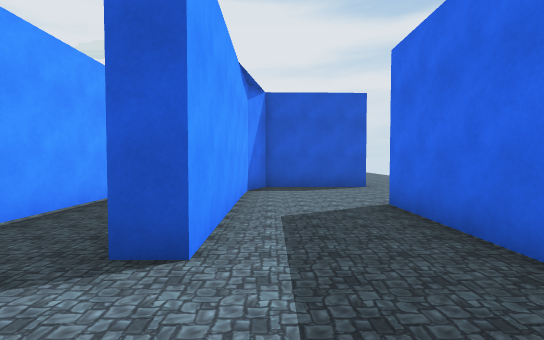
View 1 (above)

24 first-person views from a walk through a scene from a Unity 3-D project. The camera is 1.5 m above the floor, tilts 2° down and sees 85° across. Doors are open. The floor is counted in squares, 2 m on a side. Each view is taken from the middle of a square. On the plan, view 1 faces up. The plan holds only what a view shows up to about 10 squares ahead; the rest is blank. The place goes on beyond the plan. The player character is not drawn. Some animated figures are left out.

View 2
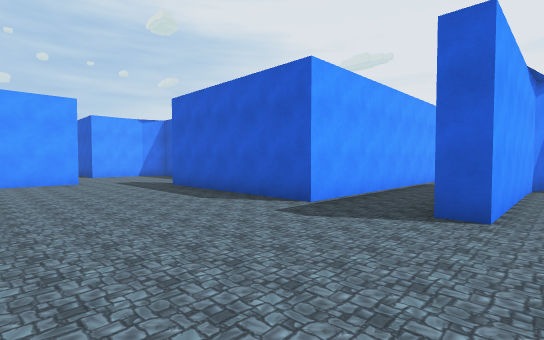

View 3
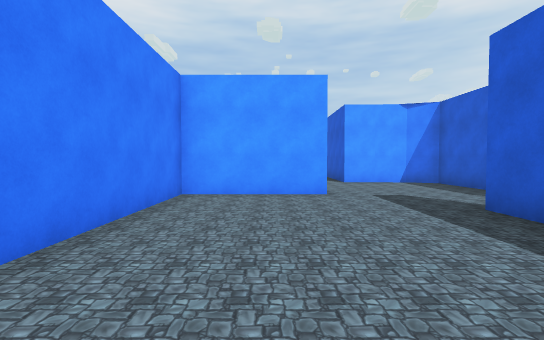

View 4
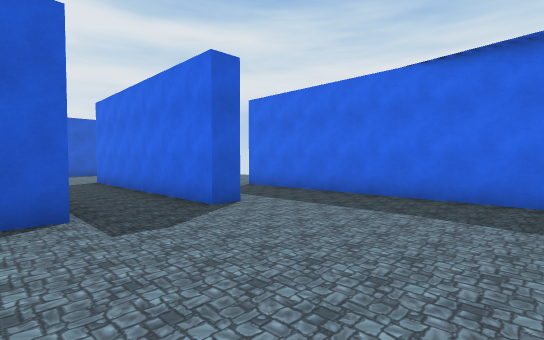

View 5
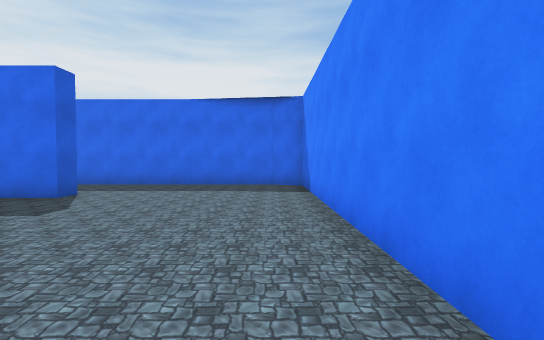

View 6
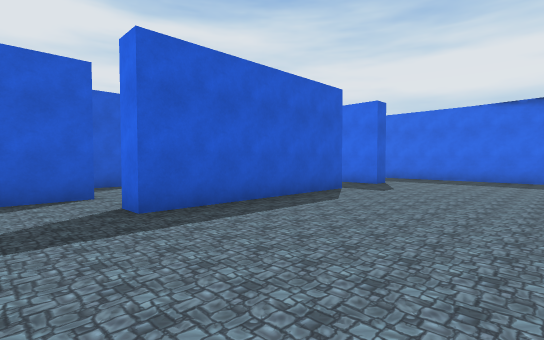

View 7
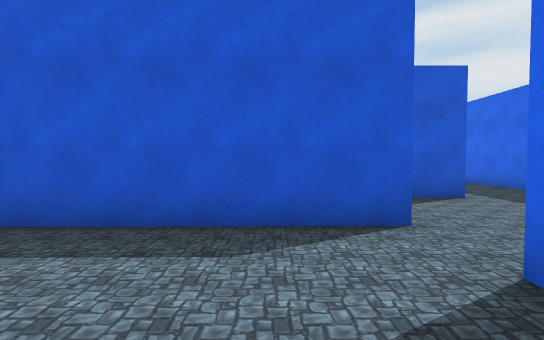

View 8
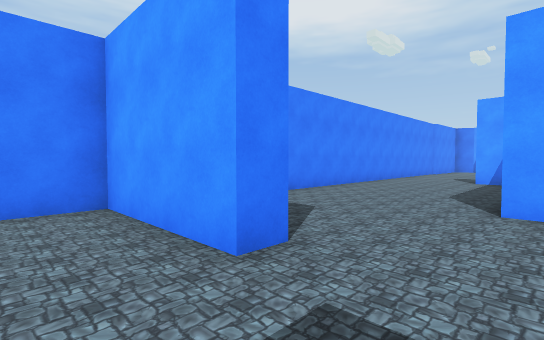

View 9
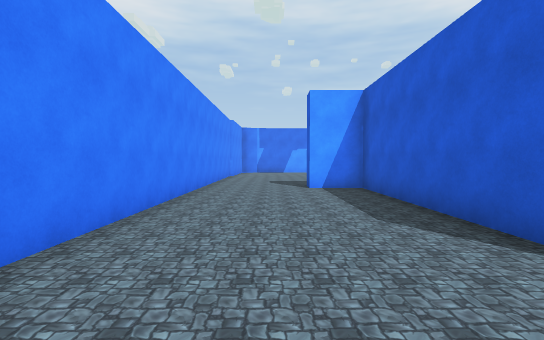

View 10
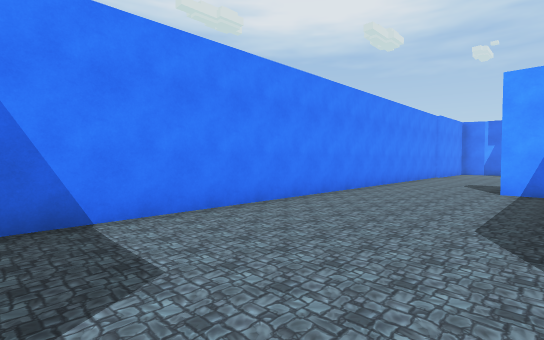

View 11
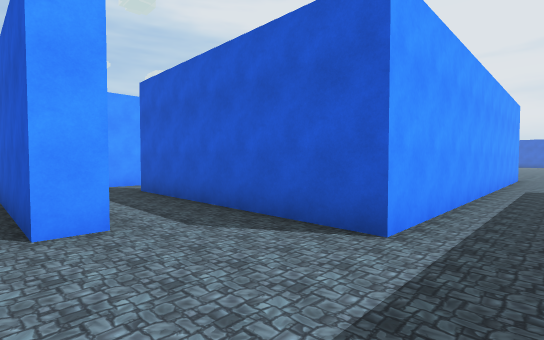

View 12
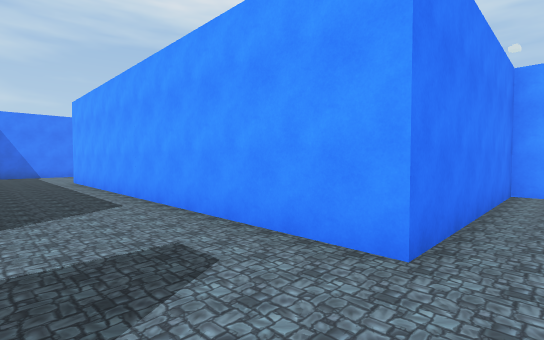

View 13
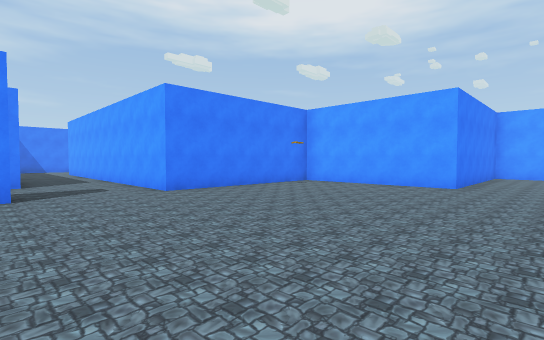

View 14
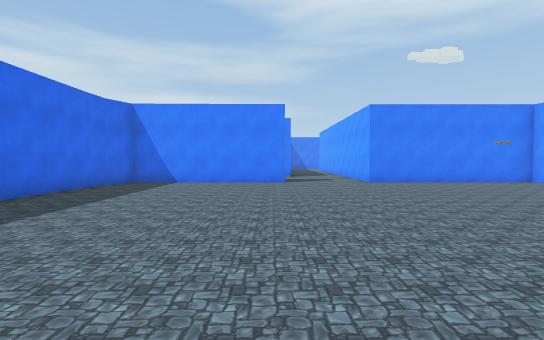

View 15
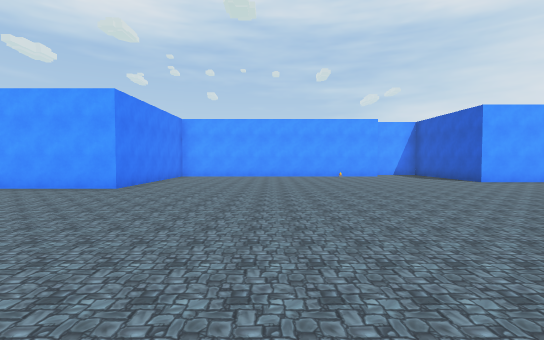

View 16
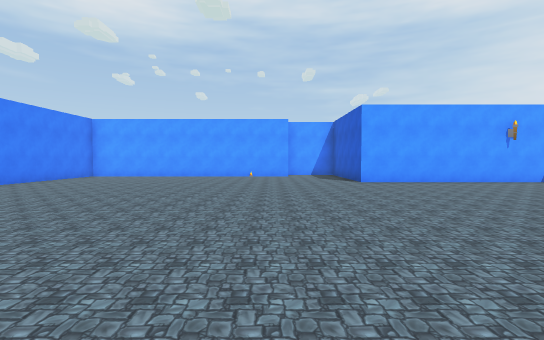

View 17
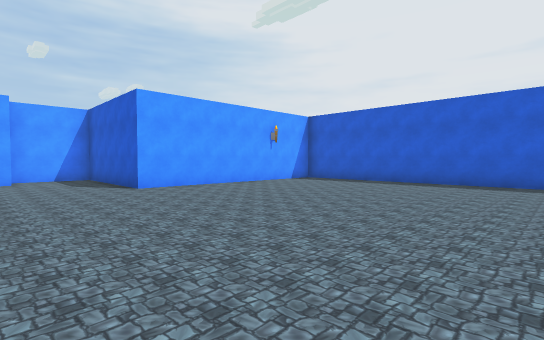

View 18
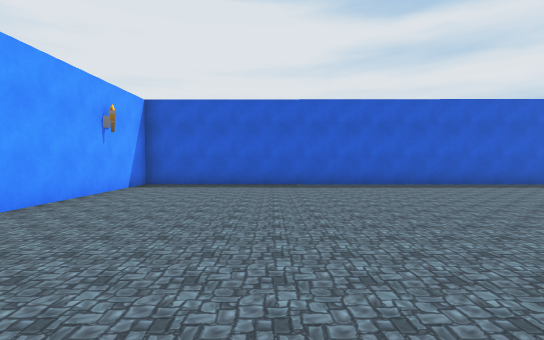

View 19
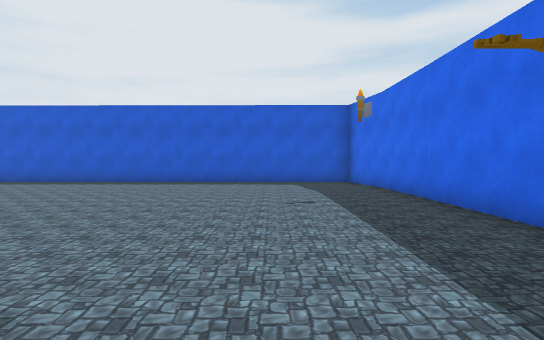

View 20
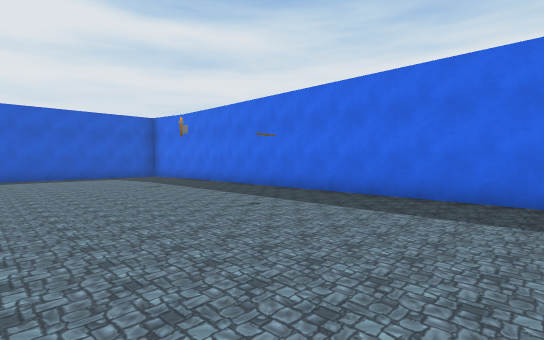

View 21
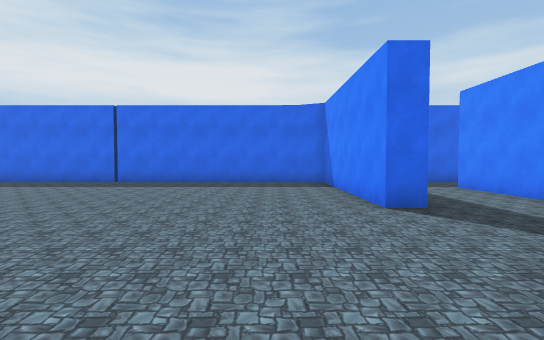

View 22
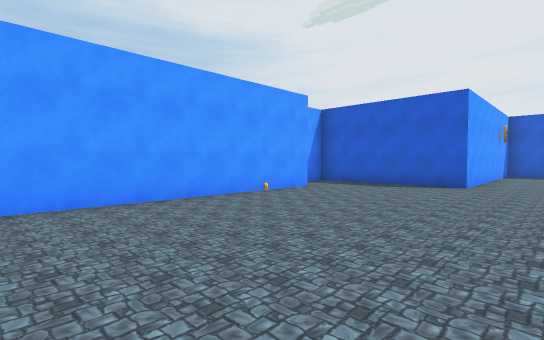

View 23
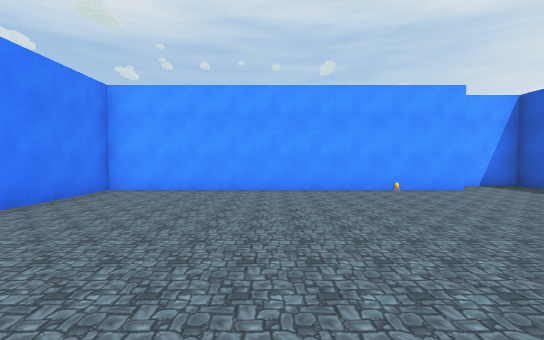

View 24
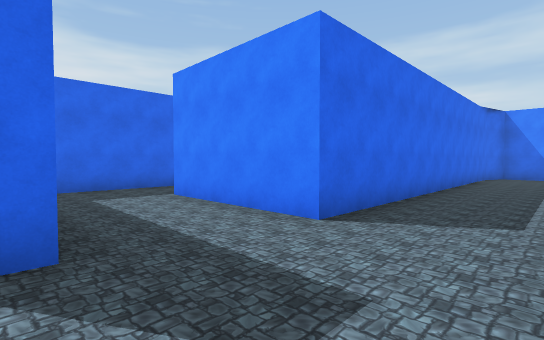

### Floor plan
Ten units are one square. View 1 is at (0, 0); x grows to the right and y downward. Boxes are objects, and circles mark ways between rooms. Rooms are numbered by the first view taken in them; rooms with no view inside come last. Other rooms are left out.
<svg viewBox="-205 -405 233 440">
<path fill="none" stroke="#000" d="M-84 -43 -134 -43 -138 -33 -138 -14M-104 -2 -104 30 15 29 20 20 20 -50M-32 -90 -32 -22 -84 -22 -84 -29M14 -81 -2 -81 -6 -71 -6 -22 -12 -22 -12 -89M-138 -14 -198 -14 -198 0M-111 -2 -104 -2M-196 30 -122 30M-34 -165 -34 -172 15 -172 20 -183 20 -381M-173 -308 -173 -220 -116 -220 -116 -172 -62 -172 -62 -68 -123 -68M20 -380 16 -399 -138 -400 -138 -330 -184 -330 -184 -307M20 -136 20 -158M-84 -50 -84 -43M-38 -50 -38 -140 0 -140"/>
<circle cx="-120" cy="-10" r="3" fill="#2a7"/>
<circle cx="-80" cy="-40" r="3" fill="#2a7"/>
<text x="-50" y="-20">1</text>
<text x="-150" y="0">2</text>
<text x="-70" y="-260">3</text>
</svg>
Room 1 opens to room 2. Room 1 opens to room 3.

Where each view was taken, in squares from view 1:
view 1: 0 up, 0 right, facing up
view 2: 2 down, 0 right, facing up-left
view 3: 1 down, 4 left, facing left
view 4: 2 down, 4 left, facing up-right
view 5: 2 down, 7 left, facing right
view 6: 2 down, 10 left, facing up-right
view 7: 1 up, 10 left, facing up
view 8: 2 up, 9 left, facing down-left
view 9: 1 down, 12 left, facing left
view 10: 1 up, 12 left, facing down-left
view 11: 4 up, 5 left, facing up-left
view 12: 18 up, 4 left, facing down-left
view 13: 24 up, 3 left, facing down-left
view 14: 27 up, 3 left, facing down
view 15: 26 up, 4 left, facing left
view 16: 30 up, 4 left, facing left
view 17: 30 up, 6 left, facing up-left
view 18: 31 up, 10 left, facing up
view 19: 30 up, 1 left, facing up
view 20: 27 up, 4 left, facing up-right
view 21: 19 up, 8 left, facing right
view 22: 24 up, 12 left, facing up-left
view 23: 26 up, 10 left, facing left
view 24: 17 up, 6 left, facing down-right
